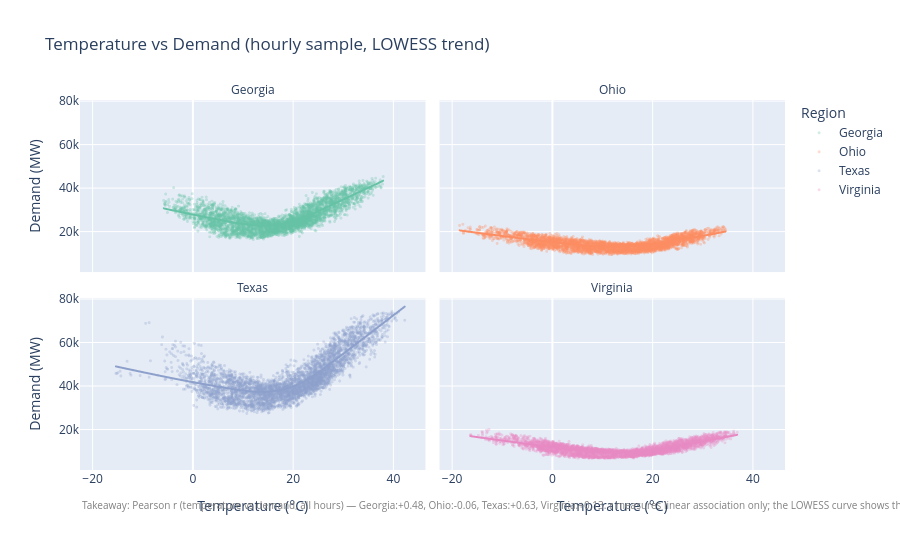

Source (notebook cell):
### Code cell
# Random 1/6 sample per region (fixed seed) to keep the plot light; every hour of day is represented.
# Correlations below use ALL hours, not the sample.
sample = master.groupby("Region").sample(frac=1/6, random_state=42)

fig = px.scatter(
    sample, x="Temperature", y="Demand_MW",
    color="Region", facet_col="Region", facet_col_wrap=2,
    opacity=0.3, height=550, trendline="lowess",
    title="Temperature vs Demand (hourly sample, LOWESS trend)",
    labels={"Temperature":"Temperature (°C)","Demand_MW":"Demand (MW)"},
    color_discrete_sequence=px.colors.qualitative.Set2,
)
fig.for_each_annotation(lambda a: a.update(text=a.text.split("=")[-1]))
fig.update_traces(marker=dict(size=3), selector=dict(mode="markers"))

# Compute correlations
corrs = {r: g["Temperature"].corr(g["Demand_MW"]) for r, g in master.groupby("Region")}
corr_str = ", ".join(f"{r}:{v:+.2f}" for r, v in corrs.items())
takeaway = (f"Takeaway: Pearson r (temperature vs demand, all hours) — {corr_str}. "
            "r measures linear association only; the LOWESS curve shows the shape.")
fig.add_annotation(text=takeaway, xref="paper", yref="paper",
                   x=0, y=-0.12, showarrow=False, font=dict(size=10, color="gray"))
fig.show()

### Figure 1 — Plotly figure (JSON) as saved in the notebook; plotly's stock layout.template omitted (floating-point values rounded to 4 significant figures; data arrays with more than 128 entries replaced by an {"elided": "..."} marker saying what was removed)
{"data": [{"hovertemplate": "Region=Georgia<br>Temperature (°C)=%{x}<br>Demand (MW)=%{y}<extra></extra>", "legendgroup": "Georgia", "marker": {"color": "rgb(102,194,165)", "opacity": 0.3, "size": 3, "symbol": "circle"}, "mode": "markers", "name": "Georgia", "showlegend": true, "type": "scattergl", "x": {"elided": "4380 float values"}, "xaxis": "x3", "y": {"elided": "4380 float values"}, "yaxis": "y3"}, {"hovertemplate": "<b>LOWESS trendline</b><br><br>Region=Georgia<br>Temperature (°C)=%{x}<br>Demand (MW)=%{y} <b>(trend)</b><extra></extra>", "legendgroup": "Georgia", "marker": {"color": "rgb(102,194,165)", "symbol": "circle"}, "mode": "lines", "name": "Georgia", "showlegend": false, "type": "scattergl", "x": {"elided": "4380 float values"}, "xaxis": "x3", "y": {"elided": "4380 float values"}, "yaxis": "y3"}, {"hovertemplate": "Region=Ohio<br>Temperature (°C)=%{x}<br>Demand (MW)=%{y}<extra></extra>", "legendgroup": "Ohio", "marker": {"color": "rgb(252,141,98)", "opacity": 0.3, "size": 3, "symbol": "circle"}, "mode": "markers", "name": "Ohio", "showlegend": true, "type": "scattergl", "x": {"elided": "4384 float values"}, "xaxis": "x4", "y": {"elided": "4384 float values"}, "yaxis": "y4"}, {"hovertemplate": "<b>LOWESS trendline</b><br><br>Region=Ohio<br>Temperature (°C)=%{x}<br>Demand (MW)=%{y} <b>(trend)</b><extra></extra>", "legendgroup": "Ohio", "marker": {"color": "rgb(252,141,98)", "symbol": "circle"}, "mode": "lines", "name": "Ohio", "showlegend": false, "type": "scattergl", "x": {"elided": "4384 float values"}, "xaxis": "x4", "y": {"elided": "4384 float values"}, "yaxis": "y4"}, {"hovertemplate": "Region=Texas<br>Temperature (°C)=%{x}<br>Demand (MW)=%{y}<extra></extra>", "legendgroup": "Texas", "marker": {"color": "rgb(141,160,203)", "opacity": 0.3, "size": 3, "symbol": "circle"}, "mode": "markers", "name": "Texas", "showlegend": true, "type": "scattergl", "x": {"elided": "4384 float values"}, "xaxis": "x", "y": {"elided": "4384 float values"}, "yaxis": "y"}, {"hovertemplate": "<b>LOWESS trendline</b><br><br>Region=Texas<br>Temperature (°C)=%{x}<br>Demand (MW)=%{y} <b>(trend)</b><extra></extra>", "legendgroup": "Texas", "marker": {"color": "rgb(141,160,203)", "symbol": "circle"}, "mode": "lines", "name": "Texas", "showlegend": false, "type": "scattergl", "x": {"elided": "4384 float values"}, "xaxis": "x", "y": {"elided": "4384 float values"}, "yaxis": "y"}, {"hovertemplate": "Region=Virginia<br>Temperature (°C)=%{x}<br>Demand (MW)=%{y}<extra></extra>", "legendgroup": "Virginia", "marker": {"color": "rgb(231,138,195)", "opacity": 0.3, "size": 3, "symbol": "circle"}, "mode": "markers", "name": "Virginia", "showlegend": true, "type": "scattergl", "x": {"elided": "4384 float values"}, "xaxis": "x2", "y": {"elided": "4384 float values"}, "yaxis": "y2"}, {"hovertemplate": "<b>LOWESS trendline</b><br><br>Region=Virginia<br>Temperature (°C)=%{x}<br>Demand (MW)=%{y} <b>(trend)</b><extra></extra>", "legendgroup": "Virginia", "marker": {"color": "rgb(231,138,195)", "symbol": "circle"}, "mode": "lines", "name": "Virginia", "showlegend": false, "type": "scattergl", "x": {"elided": "4384 float values"}, "xaxis": "x2", "y": {"elided": "4384 float values"}, "yaxis": "y2"}], "layout": {"annotations": [{"showarrow": false, "text": "Texas", "x": 0.245, "xanchor": "center", "xref": "paper", "y": 0.465, "yanchor": "bottom", "yref": "paper"}, {"showarrow": false, "text": "Virginia", "x": 0.755, "xanchor": "center", "xref": "paper", "y": 0.465, "yanchor": "bottom", "yref": "paper"}, {"showarrow": false, "text": "Georgia", "x": 0.245, "xanchor": "center", "xref": "paper", "y": 1.0, "yanchor": "bottom", "yref": "paper"}, {"showarrow": false, "text": "Ohio", "x": 0.755, "xanchor": "center", "xref": "paper", "y": 1.0, "yanchor": "bottom", "yref": "paper"}, {"font": {"color": "gray", "size": 10}, "showarrow": false, "text": "Takeaway: Pearson r (temperature vs demand, all hours) — Georgia:+0.48, Ohio:-0.06, Texas:+0.63, Virginia:+0.13. r measures linear association only; the LOWESS curve shows the shape.", "x": 0, "xref": "paper", "y": -0.12, "yref": "paper"}], "height": 550, "legend": {"title": {"text": "Region"}, "tracegroupgap": 0}, "title": {"text": "Temperature vs Demand (hourly sample, LOWESS trend)"}, "xaxis": {"anchor": "y", "domain": [0.0, 0.49], "title": {"text": "Temperature (°C)"}}, "xaxis2": {"anchor": "y2", "domain": [0.51, 1.0], "matches": "x", "title": {"text": "Temperature (°C)"}}, "xaxis3": {"anchor": "y3", "domain": [0.0, 0.49], "matches": "x", "showticklabels": false}, "xaxis4": {"anchor": "y4", "domain": [0.51, 1.0], "matches": "x", "showticklabels": false}, "yaxis": {"anchor": "x", "domain": [0.0, 0.465], "title": {"text": "Demand (MW)"}}, "yaxis2": {"anchor": "x2", "domain": [0.0, 0.465], "matches": "y", "showticklabels": false}, "yaxis3": {"anchor": "x3", "domain": [0.535, 1.0], "matches": "y", "title": {"text": "Demand (MW)"}}, "yaxis4": {"anchor": "x4", "domain": [0.535, 1.0], "matches": "y", "showticklabels": false}}}
